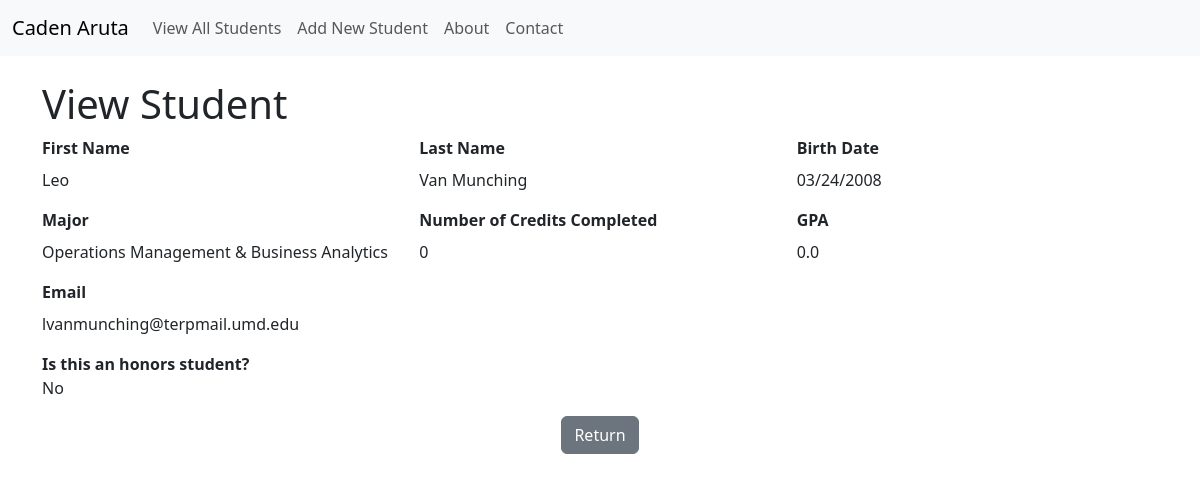
Screenshot of /student/view/2 with the database file from the repository.
### models.py (models this page shows, shortened)
class Student(db.Model):
    __tablename__ = "student"
    student_id = db.Column(db.Integer, primary_key=True)
    first_name = db.Column(db.String(30), nullable=False)
    last_name = db.Column(db.String(50), nullable=False)
    major_id = db.Column(db.Integer, db.ForeignKey('major.major_id'))
    birth_date = db.Column(db.DateTime, nullable=False)
    num_credits_completed = db.Column(db.Integer, nullable=False)
    gpa = db.Column(db.Float, nullable=False)
    is_honors = db.Column(db.Boolean, nullable=False)
    email = db.Column(db.String(100), nullable=False)

class Major(db.Model):
    __tablename__ = "major"
    major_id = db.Column(db.Integer, primary_key=True)
    major = db.Column(db.String(30), nullable=False)
    students = db.relationship('Student', backref='students')

### app.py (the view)
@app.route('/student/view/<int:student_id>')
def student_view(student_id):
    student = Student.query.filter_by(student_id=student_id).first()
    majors = Major.query.order_by(Major.major).all()
    if student:
        return render_template('student_entry.html', student=student, majors=majors, action='read')
    else:
        flash('Student attempting to be viewed could not be found!', 'error')
        return redirect(url_for('student_view_all'))

### templates/student_entry.html (shortened to what this page needs)
{% extends "base.html" %}
{% block page_head %}
  {% if action == 'create' %}Add New Student
  {% elif action == 'update' %}Update Student
  {% else %}View Student{% endif %}
{% endblock %}
{% block page_content %}
<form class="row g-3"
      action="{{ url_for('student_edit', student_id=student['student_id']) if student else url_for('student_create') }}" method="post">
  <div class="col-md-4">
    <label for="first_name" class="form-label"><strong>First Name</strong></label>
    {% if action in ['create', 'update'] %}
    <input type="text" class="form-control" id="first_name" name="first_name"
           value="{{ student['first_name'] if student else '' }}" maxlength="30" required>
    {% else %}<br>{{ student['first_name'] }}{% endif %}
  </div>
  <div class="col-md-4">
    <label for="last_name" class="form-label"><strong>Last Name</strong></label>
    {% if action in ['create', 'update'] %}
    <input type="text" class="form-control" id="last_name" name="last_name"
           value="{{ student['last_name'] if student else '' }}" maxlength="50" required>
    {% else %}<br>{{ student['last_name'] }}{% endif %}
  </div>
  <div class="col-md-4">
    <label for="birth_date" class="form-label"><strong>Birth Date</strong></label>
    {% if action in ['create', 'update'] %}
    <input type="date" class="form-control" id="birth_date" name="birth_date"
           value="{{ student['birth_date'].strftime('%Y-%m-%d') if student else '' }}" required>
    {% else %}<br>{{ student['birth_date'].strftime('%m/%d/%Y') }}{% endif %}
  </div>
  <div class="col-md-4">
    <label for="major_id" class="form-label"><strong>Major</strong></label>
    {% if action in ['create', 'update'] %}
    <select name="major_id" id="major_id" class="form-select" required>
      <option value="">---Select A Major---</option>
      {% for each_major in majors %}
      <option value="{{ each_major['major_id'] }}"
              {{ 'selected' if student and each_major['major_id'] == student['major_id'] else ''}}>
        {{ each_major['major'] }}
      </option>
      {% endfor %}
    </select>
    {% else %}<br>
      {% for each_major in majors %}
        {{ each_major['major'] if student and each_major['major_id'] == student['major_id'] else ''}}
      {% endfor %}
    {% endif %}
  </div>
  {% if action in ['read', 'update'] %}
  <div class="col-md-4">
    <label for="num_credits_completed" class="form-label"><strong>Number of Credits Completed</strong></label>
    {% if action == 'update' %}
    <input type="number" min="0" max="200" class="form-control" id="num_credits_completed"
           name="num_credits_completed" value="{{ student['num_credits_completed'] if student else '' }}" required>
    {% else %}<br>{{ student['num_credits_completed'] }}{% endif %}
  </div>
  <div class="col-md-4">
    <label for="gpa" class="form-label"><strong>GPA</strong></label>
    {% if action == 'update' %}
    <input type="number" step="0.01" min="0.00" max="4.00" class="form-control" id="gpa" name="gpa"
           value="{{ student['gpa'] if student else '' }}" required>
    {% else %}<br>{{ student['gpa'] }}{% endif %}
  </div>
  {% endif %}
  <div class="col-md-4">
    <label for="email" class="form-label"><strong>Email</strong></label>
    {% if action in ['create', 'update'] %}
    <input type="email" class="form-control" id="email" name="email" maxlength="100"
           value="{{ student['email'] if student else '' }}" required>
    {% else %}<br>{{ student['email'] }}{% endif %}
  </div>
  <div class="col-12">
      <label class="form-check-label" for="is_honors">
        <strong>Is this an honors student?</strong>
        {% if action not in ['create', 'update'] %}
        <br>{{ 'Yes' if student and student['is_honors'] == True else 'No' }}
        {% endif %}
      </label>
  </div>
  <div class="col-12 text-center">
    <a href="{{ url_for('student_view_all') }}" class="btn btn-secondary">
      {{ 'Cancel' if action in ['create', 'update'] else 'Return' }}
    </a>
  </div>
</form>
{% endblock %}

### rows the page displays
Student: first_name "Leo", last_name "Van Munching", birth_date "03/24/2008", num_credits_completed "0", gpa "0.0", email "lvanmunching@terpmail.umd.edu", is_honors "No"
Major: major "Operations Management & Business Analytics"

### other values shown
{{ 'Cancel' if action in ['create', 'update'] else 'Return' }} "Return"
